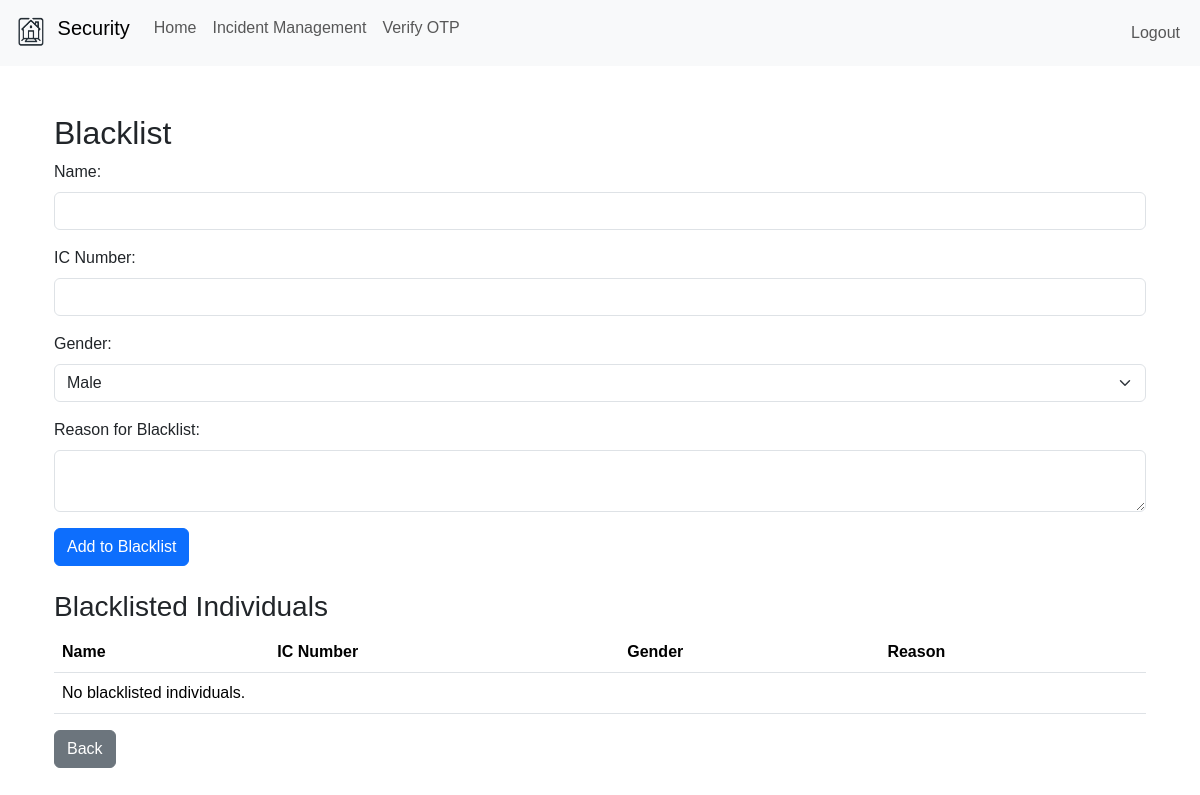
Page /security_blacklist (signed in) on the earlier database version.
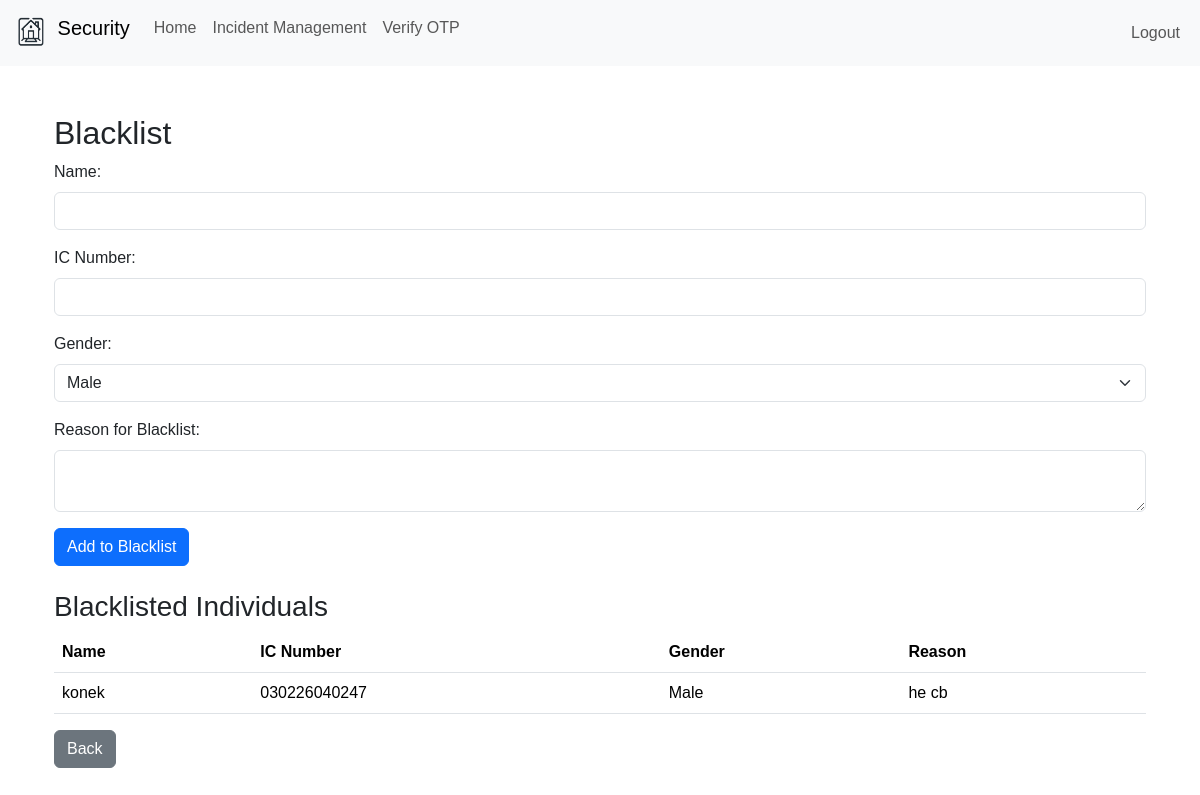
Same page on the later database version.
### website/models.py (models this page shows)
class Blacklist(db.Model):
    id = db.Column(db.Integer, primary_key=True)
    name = db.Column(db.String(100))
    ic = db.Column(db.String(12))
    gender = db.Column(db.String(10))
    reason = db.Column(db.String(255))

### website/views.py (the view, shortened to what this page needs)
@views.route('/security_blacklist', methods=['GET', 'POST'])
@role_required('security')
@login_required
def security_blacklist():
    blacklist_entries = Blacklist.query.all()
    return render_template('security_blacklist.html', blacklist_entries=blacklist_entries)

### website/templates/security_blacklist.html (shortened to what this page needs)
{% extends "security_base.html" %}
{% block content %}
<div class="container mt-5">
    <h2>Blacklist</h2>
    <form method="POST">
        <div class="mb-3">
            <label for="name" class="form-label">Name:</label>
            <input type="text" class="form-control" id="name" name="name" required>
        </div>
        <div class="mb-3">
            <label for="ic" class="form-label">IC Number:</label>
            <input type="text" class="form-control" id="ic" name="ic" required>
        </div>
        <div class="mb-3">
            <label for="gender" class="form-label">Gender:</label>
            <select class="form-select" id="gender" name="gender" required>
                <option value="Male">Male</option>
            </select>
        </div>
        <div class="mb-3">
            <label for="reason" class="form-label">Reason for Blacklist:</label>
            <textarea class="form-control" id="reason" name="reason" required></textarea>
        </div>
        <button type="submit" class="btn btn-primary">Add to Blacklist</button>
    </form>
    <div class="mt-4">
        <h3>Blacklisted Individuals</h3>
        <table class="table">
            <thead>
                <tr>
                    <th>Name</th>
                    <th>IC Number</th>
                    <th>Gender</th>
                    <th>Reason</th>
                </tr>
            </thead>
            <tbody>
                {% for entry in blacklist_entries %}
                <tr>
                    <td>{{ entry.name }}</td>
                    <td>{{ entry.ic }}</td>
                    <td>{{ entry.gender }}</td>
                    <td>{{ entry.reason }}</td>
                </tr>
                {% else %}
                <tr>
                    <td colspan="4">No blacklisted individuals.</td>
                </tr>
                {% endfor %}
            </tbody>
        </table>
    </div>
    <div class="back-button-container">
        <a href="{{ url_for('views.security_page') }}" class="btn btn-secondary">Back</a>
    </div>
</div>
{% endblock %}

Differences in the rows shown:
added Blacklist: name "konek", ic "030226040247", gender "Male", reason "he cb"
Other differences:
text no longer shown: "No blacklisted individuals."
